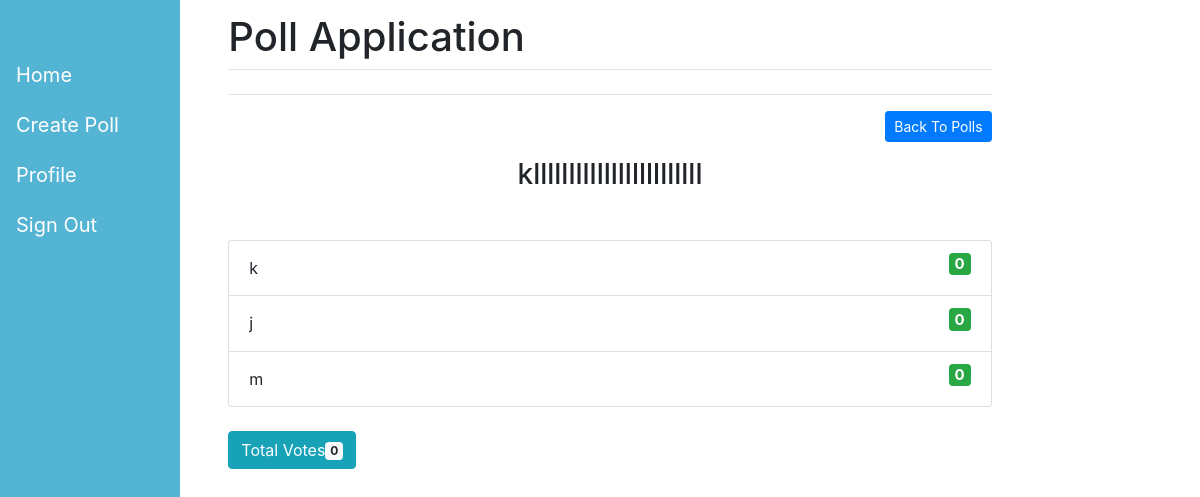
Screenshot of /home/results/6/ with the database file from the repository.
### pollapp/models.py (models this page shows)
class Poll(models.Model):
    question = models.TextField()
    option_one = models.CharField(max_length=30)
    option_two = models.CharField(max_length=30)
    option_three = models.CharField(max_length=30)
    option_one_count = models.IntegerField(default=0)
    option_two_count = models.IntegerField(default=0)
    option_three_count = models.IntegerField(default=0)
    name = models.ForeignKey('users.MyUser', null=True, on_delete=models.CASCADE)
    created_on = models.DateTimeField(auto_now_add= True)
    class Meta:
        indexes = [
            models.Index(fields=['name', 'created_on'])
            ]
    def total(self):
        return self.option_one_count + self.option_two_count + self.option_three_count

### pollapp/views.py (the view)
# urls.py: path('results/<poll_id>/', views.results, name='results'),
def results(request, poll_id):
    poll = Poll.objects.get(pk=poll_id)
    context = {
        'poll' : poll
    }
    return render(request, 'result.html', context)

### pollapp/templates/result.html (shortened to what this page needs)
{% extends "base.html" %}
{% block content %}
<div class="text-right">
    <a class ="btn btn-primary btn-sm mb-3" href ="{% url 'home' %}">Back To Polls</a>
</div>
<div class="mb-5 text-center">
    <h3>{{ poll.question }}</h3>
</div>
<ul class="list-group">
    <li class="list-group-item d-flex justify-content-between align-items-center">{{ poll.option_one }} <h5><strong class="badge badge-success float-right">{{ poll.option_one_count }}</strong></h5></li>
    <li class="list-group-item d-flex justify-content-between align-items-center">{{ poll.option_two }}  <h5><strong class="badge badge-success float-right">{{ poll.option_two_count }}</strong></h5></li>
    <li class="list-group-item d-flex justify-content-between align-items-center">{{ poll.option_three }} <h5><strong class="badge badge-success float-right">{{ poll.option_three_count }}</strong></h5></li>
</ul>
<br>
<div class="panel-footer">
    <button type="button" class="btn btn-info">
  Total Votes<span class="badge badge-light">{{ poll.total }}</span>
</button>
</div>
{% endblock %}

### rows the page displays
Poll: question "kllllllllllllllllllllllll", option_one "k", option_one_count "0", option_two "j", option_two_count "0", option_three "m", option_three_count "0", total "0"
